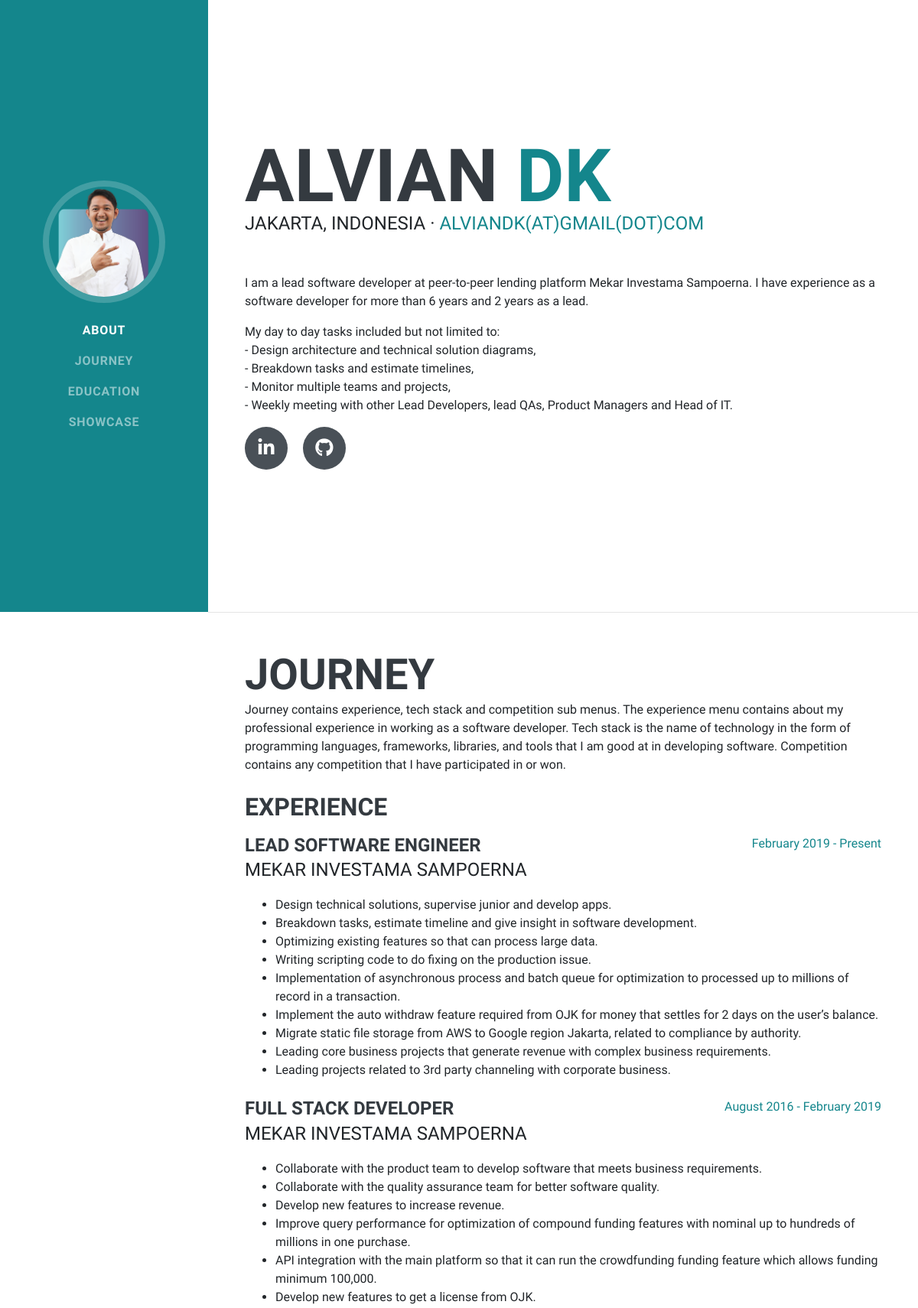
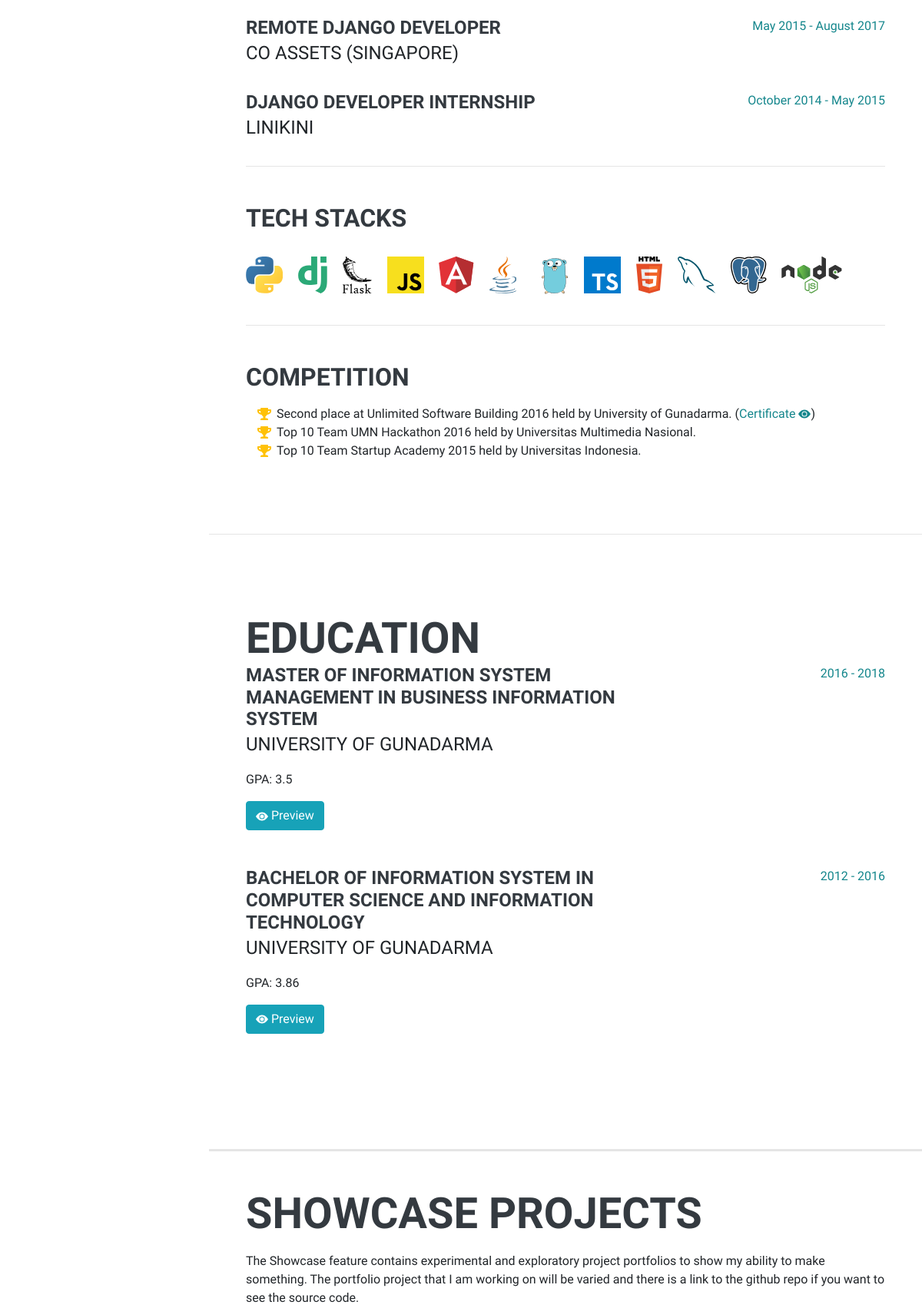
The page / (upper part) on the database its author committed (2 pictures, top to bottom).
### about_me/models.py (models this page shows)
class ProfilePicture(models.Model):
    file = models.ImageField()

class PersonalInformation(models.Model):
    email = models.EmailField()
    location = models.CharField(max_length=64)
    website = models.URLField()
    linkedin = models.URLField()
    github = models.URLField()

class Description(models.Model):
    short_version = models.CharField(max_length=128)
    long_version = models.TextField()

### my_journey/models.py (models this page shows, shortened)
class Experience(models.Model):
    role = models.CharField(max_length=64)
    description = models.CharField(max_length=128)
    start_date = models.DateField()
    end_date = models.DateField(null=True, blank=True)
    company = models.ForeignKey(Company, on_delete=models.CASCADE, related_name='experiences')
    accomplishment = models.ManyToManyField(Accomplishment, related_name='experiences', blank=True)

class Company(models.Model):
    name = models.CharField(max_length=128)
    url = models.URLField()
    field = models.CharField(max_length=64)
    about = models.CharField(max_length=128)

class Accomplishment(models.Model):
    description = models.CharField(max_length=128)

class TechStack(models.Model):
    name = models.CharField(max_length=64)
    svg = models.TextField()

class Competition(models.Model):
    description = models.CharField(max_length=128)

class Certificate(models.Model):
    image = models.ImageField()
    competition = models.ForeignKey(Competition, on_delete=models.CASCADE, related_name='certificates')

### education/models.py (models this page shows)
class School(models.Model):
    name = models.CharField(max_length=128)
    study = models.CharField(max_length=128)
    start_date = models.DateField()
    end_date = models.DateField()
    gpa = models.FloatField(null=True)

### personal_website/views.py (the view)
# urls.py: path('', home_view, name='home'),
def home_view(request):
    context = {}
    context['description'] = Description.objects.first()
    context['personal_information'] = PersonalInformation.objects.first()
    context['profile_picture'] = ProfilePicture.objects.first()
    context['experiences'] = Experience.objects.all().order_by('-start_date')
    context['competitions'] = Competition.objects.all()
    context['tech_stacks'] = TechStack.objects.all()
    context['schools'] = School.objects.all()
    context['blog_posts'] = Post.objects.filter(status='PUBLISHED')[:3]
    context['project_list'] = Project.objects.all()[:3]
    return render(request, 'home.html', context)

### about_me/templatetags/string_filter.py (called while the page is built)
@register.filter
def replace_at(value):
    return value.replace("@", "(at)")

@register.filter
def replace_dot(value):
    return value.replace(".", "(dot)")

### templates/home.html (shortened to what this page needs)
{% extends 'base_template.html' %}
    {% load static %}
    {% load string_filter %}
  {% block custom_css %}
  <link href="{% static 'css/resume.css' %}" rel="stylesheet">
  <link href="{% static 'css/skeleton-screen.css' %}" rel="stylesheet">
  {% endblock custom_css %}
  {% block content %}
  <nav class="navbar navbar-expand-lg navbar-dark bg-primary fixed-top" id="sideNav">
    <a class="navbar-brand js-scroll-trigger" href="#page-top">
      <span class="d-none d-lg-block">
        <img class="img-fluid img-profile rounded-circle mx-auto mb-2 lazy-image" data-src="{{ profile_picture.file.url }}" alt="">
      </span>
    </a>
    <div class="collapse navbar-collapse" id="navbarSupportedContent">
      <ul class="navbar-nav">
        <li class="nav-item">
          <a class="nav-link js-scroll-trigger" href="#about">About</a>
        </li>
        <li class="nav-item">
          <a class="nav-link js-scroll-trigger" href="#experience">Journey</a>
        </li>
        <li class="nav-item">
          <a class="nav-link js-scroll-trigger" href="#education">Education</a>
        </li>
        <li class="nav-item">
          <a class="nav-link js-scroll-trigger" href="#showcase_project">Showcase</a>
        </li>
      </ul>
    </div>
  </nav>
  <div class="container-fluid p-0">
    <section class="resume-section p-3 p-lg-5 d-flex align-items-center" id="about">
      <div class="w-100">
        <h1 class="mb-0">Alvian
          <span class="text-primary">DK</span>
        </h1>
        <div class="subheading mb-5">{{ personal_information.location }} ·
          <a href="#">{{ personal_information.email | replace_at | replace_dot }}</a>
        </div>
        <p class="lead mb-5">
            {{ description.long_version | linebreaks }}
        </p>
        <div class="social-icons">
          <a href="{{ personal_information.linkedin }}">
            <i class="fab fa-linkedin-in"></i>
          </a>
          <a href="{{ personal_information.github }}">
            <i class="fab fa-github"></i>
          </a>
        </div>
      </div>
    </section>
    <hr class="m-0">
    <section class="resume-section p-3 p-lg-5 d-flex justify-content-center" id="experience">
      <div class="w-100">
        <h2 class="mb-0">Journey</h2>
        <p class="mb-4">
          Journey contains experience, tech stack and competition sub menus.
          The experience menu contains about my professional experience in working as a software developer.
          Tech stack is the name of technology in the form of programming languages, frameworks, libraries, and tools that I am good at
          in developing software.
          Competition contains any competition that I have participated in or won.
        </p>
        <h3 class="mb-3">Experience</h3>
        {% for experience in experiences %}
          <div class="resume-item d-flex flex-column flex-md-row justify-content-between mb-2">
            <div class="resume-content">
              <h4 class="mb-0">{{ experience.role }}</h4>
              <div class="subheading mb-2">{{ experience.company.name }}</div>
            </div>
            <div class="resume-date text-md-right">
              <span class="text-primary">
                {{ experience.start_date | date:"F Y" }} -
                {% if experience.end_date %} {{ experience.end_date | date:"F Y" }} {% else %} Present {% endif %}
              </span>
            </div>
          </div>
          {% if experience.accomplishment %}
                <ul class="mb-4">
                  {% for accomplishment in experience.accomplishment.all %}
                    <li>{{ accomplishment.description }}</li>
                  {% endfor %}
                </ul>
              {% endif %}
        {% endfor %}
        <hr class="mb-5">
        <h3 class="mb-3">Tech Stacks</h3>
        <ul class="list-inline dev-icons mb-3">
          {% for stack in tech_stacks %}
            <li class="list-inline-item mb-3" data-toggle="tooltip" data-placement="top" title="{{ stack.name }}">
              {{ stack.svg | safe | escape }}
            </li>
          {% endfor %}
        </ul>
        <hr class="mb-5">
        <h3 class="mb-3">Competition</h3>
        <ul class="fa-ul mb-5">
          {% for competition in competitions %}
          <li class="loadAll">
            <i class="fa-li fa fa-trophy text-warning"></i>
            {{ competition.description }}
            {% if competition.certificates.all %}
              {% for certificate in competition.certificates.all %}
                (<a href data-toggle="modal" data-target="#CertificateModal{{ certificate.id}}">Certificate </a>)
              {% endfor %}
            {% endif %}
          </li>
          {% endfor %}
        </ul>
      </div>
    </section>
    <hr class="m-0">
    <section class="resume-section p-3 p-lg-5 d-flex align-items-center" id="education">
      <div class="w-100">
        <h2 class="mb-0">Education</h2>
        {% for school in schools %}
        <div class="resume-item d-flex flex-column flex-md-row justify-content-between mb-2">
          <div class="resume-content">
            <h4 class="mb-0">{{ school.study }}</h4>
            <div class="subheading mb-2">{{ school.name }}</div>
          </div>
          <div class="resume-date text-md-right">
            <span class="text-primary">{{ school.start_date | date:"Y" }} - {{ school.end_date | date:"Y" }}</span>
          </div>
        </div>
        <div class="mb-5">
          <p>
            GPA: {{ school.gpa }}
          </p>
          <a href="#" class="btn btn-info" data-toggle="modal" data-target="#GPAModal{{ school.id}}">
            <svg width="1em" height="1em" viewBox="0 0 16 16" class="bi bi-eye-fill" fill="currentColor" xmlns="http://www.w3.org/2000/svg">
              <path d="M10.5 8a2.5 2.5 0 1 1-5 0 2.5 2.5 0 0 1 5 0z"/>
              <path fill-rule="evenodd" d="M0 8s3-5.5 8-5.5S16 8 16 8s-3 5.5-8 5.5S0 8 0 8zm8 3.5a3.5 3.5 0 1 0 0-7 3.5 3.5 0 0 0 0 7z"/>
            </svg>
            Preview
          </a>
        </div>
        {% endfor %}
      </div>
    </section>
    <hr class="m-0">
    <hr class="m-0">
    <hr class="m-0">
    <section class="resume-section p-3 p-lg-5 d-flex align-items-center" id="showcase_project">
      <div class="w-100">
        <h2 class="mb-3">Showcase Projects</h2>
        <p class="mb-5">
          The Showcase feature contains experimental and exploratory project portfolios to show my ability to make something.
          The portfolio project that I am working on will be varied and there is a link to the github repo if you want to see the source code.
        </p>
    <br>
      </div>
    </section>
  </div>
  {% endblock content %}

### static/css/resume.css (style rules this page uses)
body { font-family: 'Muli', -apple-system, BlinkMacSystemFont, 'Segoe UI', Roboto, 'Helvetica Neue', Arial, sans-serif, 'Apple Color Emoji', 'Segoe UI Emoji', 'Segoe UI Symbol', 'Noto Color Emoji'; padding-top: 54px; }
@media (min-width: 992px) { body { padding-top: 0; padding-left: 17rem; } }
h1, h2, h3, h4, h5, h6, .saira-font { font-family: 'Saira Extra Condensed', -apple-system, BlinkMacSystemFont, 'Segoe UI', Roboto, 'Helvetica Neue', Arial, sans-serif, 'Apple Color Emoji', 'Segoe UI Emoji', 'Segoe UI Symbol', 'Noto Color Emoji'; font-weight: 700; text-transform: uppercase; color: #343a40; }
h1 { font-size: 6rem; line-height: 5.5rem; }
h2 { font-size: 3.5rem; }
h3 { font-size: 2rem; }
p.lead { font-size: 1.15rem; font-weight: 400; }
.subheading { text-transform: uppercase; font-weight: 500; font-family: 'Saira Extra Condensed', -apple-system, BlinkMacSystemFont, 'Segoe UI', Roboto, 'Helvetica Neue', Arial, sans-serif, 'Apple Color Emoji', 'Segoe UI Emoji', 'Segoe UI Symbol', 'Noto Color Emoji'; font-size: 1.5rem; }
.social-icons a { display: inline-block; height: 3.5rem; width: 3.5rem; background-color: #495057; color: #fff !important; border-radius: 100%; text-align: center; font-size: 1.5rem; line-height: 3.5rem; margin-right: 1rem; }
.social-icons a:last-child { margin-right: 0; }
.dev-icons { font-size: 3rem; }
#sideNav .navbar-nav .nav-item .nav-link { font-weight: 800; letter-spacing: 0.05rem; text-transform: uppercase; }
@media (min-width: 992px) { #sideNav { text-align: center; position: fixed; top: 0; left: 0; display: flex; flex-direction: column; width: 17rem; height: 100vh; } }
@media (min-width: 992px) { #sideNav .navbar-brand { display: flex; margin: auto auto 0; padding: 0.5rem; } }
@media (min-width: 992px) { #sideNav .navbar-brand .img-profile { max-width: 10rem; max-height: 10rem; border: 0.5rem solid rgba(255, 255, 255, 0.2); } }
@media (min-width: 992px) { #sideNav .navbar-collapse { display: flex; align-items: flex-start; flex-grow: 0; width: 100%; margin-bottom: auto; } }
@media (min-width: 992px) { #sideNav .navbar-collapse .navbar-nav { flex-direction: column; width: 100%; } }
@media (min-width: 992px) { #sideNav .navbar-collapse .navbar-nav .nav-item { display: block; } }
@media (min-width: 992px) { #sideNav .navbar-collapse .navbar-nav .nav-item .nav-link { display: block; } }
section.resume-section { padding-top: 5rem !important; padding-bottom: 5rem !important; max-width: 75rem; }
section.resume-section .resume-item .resume-date { min-width: none; }
@media (min-width: 768px) { section.resume-section { min-height: 100vh; } }
@media (min-width: 768px) { section.resume-section .resume-item .resume-date { min-width: 18rem; } }
@media (min-width: 992px) { section.resume-section { padding-top: 3rem !important; padding-bottom: 3rem !important; } }
.bg-primary { background-color: #14868c !important; }
.text-primary { color: #14868c !important; }
a { color: #14868c ; }

### rows shown on the page
ProfilePicture: file (picture)
PersonalInformation: location "JAKARTA, INDONESIA", email "ALVIANDK(AT)GMAIL(DOT)COM"
Description: long_version "I am a lead software developer at peer-to-peer lending platform Mekar Investama Sampoerna. I have experience as a software developer for more than 6 years and 2 years as a lead. My day to day tasks included but not limited to: - Design architecture and technical solution diagrams, - Breakdown tasks and estimate timelines, - Monitor multiple teams and projects, - Weekly meeting with other Lead Developers, lead QAs, Product Managers and Head of IT."
Experience: role "LEAD SOFTWARE ENGINEER", company.name "MEKAR INVESTAMA SAMPOERNA", start_date "February 2019", shows "Present"
Accomplishment: description "Design technical solutions, supervise junior and develop apps."
Accomplishment: description "Breakdown tasks, estimate timeline and give insight in software development."
Accomplishment: description "Optimizing existing features so that can process large data."
Accomplishment: description "Writing scripting code to do fixing on the production issue."
Accomplishment: description "Implementation of asynchronous process and batch queue for optimization to processed up to millions of record in a transaction."
Accomplishment: description "Implement the auto withdraw feature required from OJK for money that settles for 2 days on the user’s balance."
Accomplishment: description "Migrate static file storage from AWS to Google region Jakarta, related to compliance by authority."
Accomplishment: description "Leading core business projects that generate revenue with complex business requirements."
Accomplishment: description "Leading projects related to 3rd party channeling with corporate business."
Experience: role "FULL STACK DEVELOPER", company.name "MEKAR INVESTAMA SAMPOERNA", start_date "August 2016", end_date "February 2019"
Accomplishment: description "Collaborate with the product team to develop software that meets business requirements."
Accomplishment: description "Collaborate with the quality assurance team for better software quality."
Accomplishment: description "Develop new features to increase revenue."
Accomplishment: description "Improve query performance for optimization of compound funding features with nominal up to hundreds of millions in one purchase."
Accomplishment: description "API integration with the main platform so that it can run the crowdfunding funding feature which allows funding minimum 100,000."
Accomplishment: description "Develop new features to get a license from OJK."
Experience: role "REMOTE DJANGO DEVELOPER", company.name "CO ASSETS (SINGAPORE)", start_date "May 2015", end_date "August 2017"
Experience: role "DJANGO DEVELOPER INTERNSHIP", company.name "LINIKINI", start_date "October 2014", end_date "May 2015"
Competition: description "Second place at Unlimited Software Building 2016 held by University of Gunadarma."
Competition: description "Top 10 Team UMN Hackathon 2016 held by Universitas Multimedia Nasional."
Competition: description "Top 10 Team Startup Academy 2015 held by Universitas Indonesia."
School: study "MASTER OF INFORMATION SYSTEM MANAGEMENT IN BUSINESS INFORMATION SYSTEM", name "UNIVERSITY OF GUNADARMA", start_date "2016", end_date "2018", gpa "3.5"
School: study "BACHELOR OF INFORMATION SYSTEM IN COMPUTER SCIENCE AND INFORMATION TECHNOLOGY", name "UNIVERSITY OF GUNADARMA", start_date "2012", end_date "2016", gpa "3.86"
